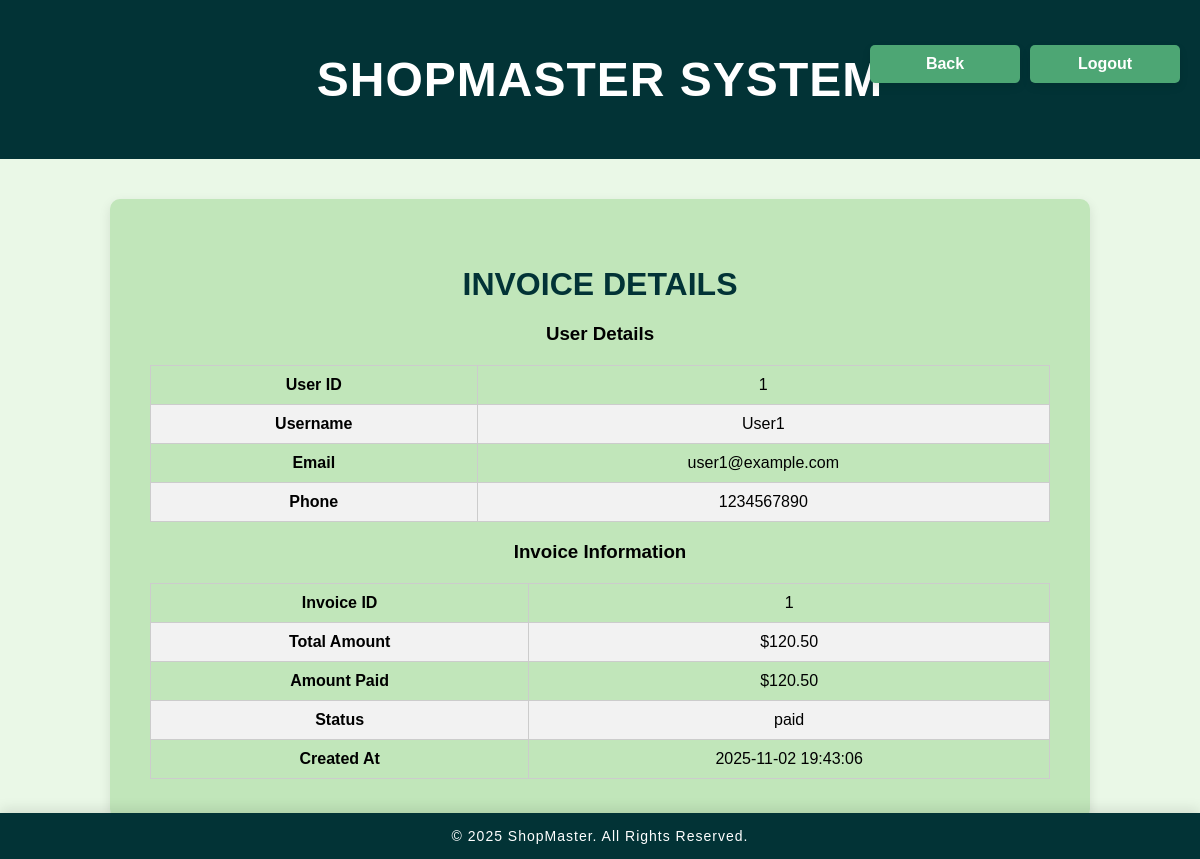
Screenshot of /views/customer_invoice_details.php?invoice_id=1 (signed in) with the database file from the repository.
### tables this page shows
CREATE TABLE IF NOT EXISTS users (
    id INT(11) NOT NULL AUTO_INCREMENT,
    username VARCHAR(50) NOT NULL,
    email VARCHAR(100) NOT NULL UNIQUE,
    phone VARCHAR(15) DEFAULT NULL,
    password VARCHAR(255) NOT NULL,
    PRIMARY KEY (id)
);

CREATE TABLE IF NOT EXISTS invoices (
    id INT(11) NOT NULL AUTO_INCREMENT,
    user_id INT(11) NOT NULL,
    total DECIMAL(10,2) NOT NULL,
    amount DECIMAL(10,2) NOT NULL,   
    status ENUM('paid', 'pending', 'cancelled') DEFAULT 'pending',   
    created_at TIMESTAMP NOT NULL DEFAULT CURRENT_TIMESTAMP,
    PRIMARY KEY (id),
    KEY user_id (user_id),
    CONSTRAINT fk_invoice_user FOREIGN KEY (user_id) REFERENCES users(id) ON DELETE CASCADE ON UPDATE CASCADE
);

### Views/customer_invoice_details.php (the view, shortened to what this page needs)
<?php
require_once '../config/database.php';
$pdo = $db->getConnection();
include '../includes/header.php';
$customer_id = $_SESSION['customer_id'];
$invoice_id = $_GET['invoice_id'] ?? null;
$user_stmt = $pdo->prepare('SELECT id, username, email, phone FROM users WHERE id = :user_id');
$user_stmt->execute(['user_id' => $customer_id]);
$user = $user_stmt->fetch(PDO::FETCH_ASSOC);
if ($invoice_id) {
    $invoice_stmt = $pdo->prepare('SELECT * FROM invoices WHERE id = :invoice_id AND user_id = :user_id');
    $invoice_stmt->execute([
        'invoice_id' => $invoice_id,
        'user_id' => $customer_id
    ]);
    $invoice = $invoice_stmt->fetch(PDO::FETCH_ASSOC);
} else {
    echo "Invalid invoice ID.";
    exit;
}
?>
<!DOCTYPE html>
<html lang="en">
<head>
</head>
<body>
<div class="top-buttons-container" style=".top-buttons-container {position: absolute;top: 20px;right: 20px;display: flex;gap: 10px; /* Space between the back and logout buttons */align-items: center; /* Vertically align the buttons */}.btn-back, .btn-logout {background-color: #3498db;color: white;border: none;padding: 10px 20px;font-size: 16px;border-radius: 5px;cursor: pointer;transition: background-color 0.3s, transform 0.2s;font-family: 'Arial', sans-serif;box-shadow: 0px 4px 8px rgba(0, 0, 0, 0.1);width: 150px; }.btn-back:hover {background-color: #2980b9;transform: translateY(-2px); }.btn-back:focus {outline: none;box-shadow: 0px 0px 5px 2px #2980b9;}.btn-logout:hover {background-color: #c0392b;transform: translateY(-2px); }.btn-logout:focus { outline: none; box-shadow: 0px 0px 5px 2px #c0392b;}}">
    <form action="../views/customer_invoice_dashboard.php" method="get" style="display: inline;">
        <button type="submit" class="btn btn-back">Back</button>
    </form>
    <form action="logout_customer.php" method="POST" style="display: inline;">
        <button type="submit" class="btn btn-logout">Logout</button>
    </form>
</div>
<div class="container">
    <h2>Invoice Details</h2>
    <h3>User Details</h3>
    <table>
        <tr>
            <th>User ID</th>
            <td><?php echo htmlspecialchars($user['id']); ?></td>
        </tr>
        <tr>
            <th>Username</th>
            <td><?php echo htmlspecialchars($user['username']); ?></td>
        </tr>
        <tr>
            <th>Email</th>
            <td><?php echo htmlspecialchars($user['email']); ?></td>
        </tr>
        <tr>
            <th>Phone</th>
            <td><?php echo htmlspecialchars($user['phone']); ?></td>
        </tr>
    </table>
    <h3>Invoice Information</h3>
    <table>
        <tr>
            <th>Invoice ID</th>
            <td><?php echo htmlspecialchars($invoice['id']); ?></td>
        </tr>
        <tr>
            <th>Total Amount</th>
            <td>$<?php echo number_format($invoice['total'], 2); ?></td>
        </tr>
        <tr>
            <th>Amount Paid</th>
            <td>$<?php echo number_format($invoice['amount'], 2); ?></td>
        </tr>
        <tr>
            <th>Status</th>
            <td><?php echo htmlspecialchars($invoice['status']); ?></td>
        </tr>
        <tr>
            <th>Created At</th>
            <td><?php echo htmlspecialchars($invoice['created_at']); ?></td>
        </tr>
    </table>
    </div>
<?php include '../includes/footer.php'; ?>
</body>
</html>

### assets/css/styles.css (style rules this page uses)
body { font-family: "Arial", sans-serif; margin: 0; padding: 0; color: #000; background-color: #EAF8E7; background-image: url("../assets/images/background.jpg"); background-size: cover; background-position: center; }
.container { max-width: 900px; margin: 40px auto; padding: 40px; background-color: #C1E6BA; border-radius: 10px; box-shadow: 0 4px 12px rgba(0, 0, 0, 0.1); text-align: center; }
.container h2 { color: #023336; font-size: 32px; margin-bottom: 20px; }
button { background-color: #4DA674; color: white; border: none; padding: 15px 30px; font-size: 16px; font-weight: bold; border-radius: 5px; cursor: pointer; transition: all 0.3s ease; box-shadow: 0 4px 8px rgba(0, 0, 0, 0.2); }
input, button { width: 100%; padding: 10px; margin-top: 5px; font-size: 16px; }
button { background-color: #4DA674; color: white; border: none; border-radius: 5px; cursor: pointer; transition: 0.3s; }
button { padding: 10px 15px; font-size: 16px; border: none; border-radius: 5px; cursor: pointer; transition: background-color 0.3s; }
.btn { padding: 8px 12px; font-size: 14px; border-radius: 5px; cursor: pointer; border: none; transition: background-color 0.3s; }
button[type="submit"] { background-color: #4DA674; color: white; padding: 10px 15px; border-radius: 5px; border: none; cursor: pointer; font-size: 16px; }
.container { max-width: 1200px; margin: 0 auto; padding: 20px; background-color: #f4f6f8; font-family: "Arial", sans-serif; }
h2 { font-size: 28px; color: #333; text-align: center; margin-bottom: 20px; text-transform: uppercase; font-weight: bold; }
form { margin: 20px 0; text-align: left; }
form input, form select, form button { margin: 5px 0; padding: 10px; font-size: 16px; border: 1px solid #ccc; border-radius: 5px; width: 100%; box-sizing: border-box; }
form button { background-color: #4DA674; color: white; border: none; font-weight: bold; cursor: pointer; transition: all 0.3s ease; }
table { width: 100%; border-collapse: collapse; margin-top: 20px; }
table th, table td { padding: 10px; text-align: center; border: 1px solid #ccc; }
table tr:nth-child(even) { background-color: #f2f2f2; }
.top-buttons-container { position: absolute; top: 20px; right: 20px; display: flex; gap: 10px; align-items: center; }
.btn-back, .btn-logout { background-color: #3498db; color: white; border: none; padding: 10px 20px; font-size: 16px; border-radius: 5px; cursor: pointer; transition: background-color 0.3s, transform 0.2s; font-family: "Arial", sans-serif; box-shadow: 0px 4px 8px rgba(0, 0, 0, 0.1); width: 150px; }

### rows the page displays
users: id "1", username "User1", email "user1@example.com", phone "1234567890"
invoices: id "1", total "120.50", amount "120.50", status "paid", created_at "2025-11-02 19:43:06"

### other values shown
self::getTitle() "SHOPMASTER SYSTEM"
self::getYear() "2025"
